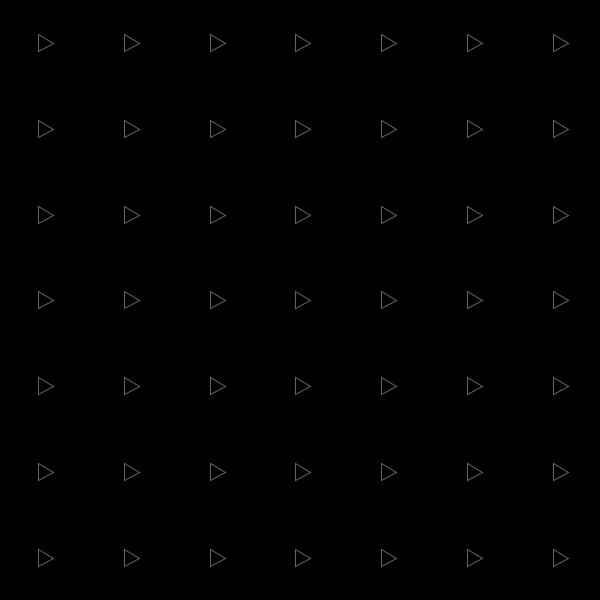
Frame 1 (no input)
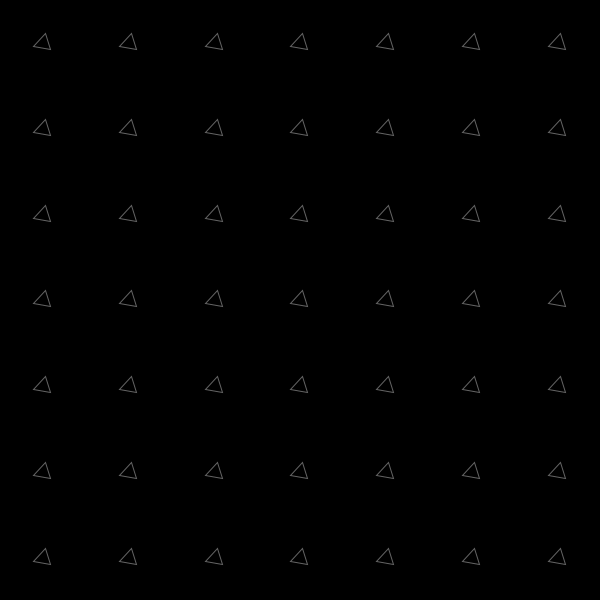
Frame 60 (the mouse pressed at the canvas centre just before this capture)
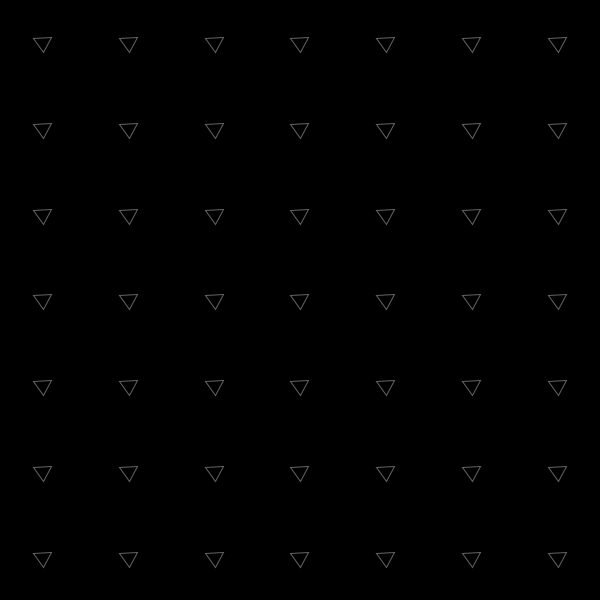
Frame 120 (the mouse held since frame 60 and released just before this capture)

The Processing sketch that drew these frames (run headless with seeded random() and noise(); from frame 60 on, the mouse is pressed at the canvas centre):

// Processing sketch: sketch_20180319__triangles
// ── sketch_20180319__triangles.pde
/*Tri[][] o = {{new Tri(100,100), new Tri(400,100)},
             {new Tri(100,400), new Tri(400,400)}};
*/

int n = 7;
Tri[][] o = new Tri[n][n];


void setup() {
  size(600,600);
  stroke(255);
  fill(0);
  background(0);
  println(PI);
  
  for(int i = 0; i < n; i++) {
    for(int j = 0; j < n; j++) {
      o[i][j] = new Tri((i+1)*width/n-width/(2*n), (j+1)*height/n-height/(2*n));
    }
  }
  
}

void draw() {
  background(0);
  for(int i = 0; i < n; i++) {
    for(int j = 0; j < n; j++) {
      o[i][j].display();
      o[i][j].turn(0.002);
    }
  }
  
}

void keyPressed() {
  o[floor(random(n))][floor(random(n))].toggle();
}

class Tri {
  float angle;
  float rangle;
  int speed;
  int x, y;
  boolean reverse = false;
  
  Tri(int tx, int ty) {
    angle = 0.0;
    rangle = 0.0;
    speed = 1;
    x = tx;
    y = ty;
  }
  
  void display() {
    
    if(reverse) {
      stroke(255);
    triangle(x+10*cos(rangle*TWO_PI), y+10*sin(rangle*TWO_PI),
             x+10*cos(rangle*TWO_PI+TWO_PI/3), y+10*sin(rangle*TWO_PI+TWO_PI/3),
             x+10*cos(rangle*TWO_PI+2*TWO_PI/3), y+10*sin(rangle*TWO_PI+2*TWO_PI/3));
    } else {
      stroke(100);
    triangle(x+10*cos(angle*TWO_PI), y+10*sin(angle*TWO_PI),
             x+10*cos(angle*TWO_PI+TWO_PI/3), y+10*sin(angle*TWO_PI+TWO_PI/3),
             x+10*cos(angle*TWO_PI+2*TWO_PI/3), y+10*sin(angle*TWO_PI+2*TWO_PI/3));
    }
  }
  
  void turn(float da) {
    angle += da;
    if(reverse) {
      rangle -= da*speed;  
      if(rangle*TWO_PI <= angle*TWO_PI - 2*TWO_PI/3) {
        reverse = false;
      }
    }
    
  }
  
  void toggle() {
    reverse = true;
    rangle = angle;
    speed = 2+2*floor(random(3));
  }
  
}
